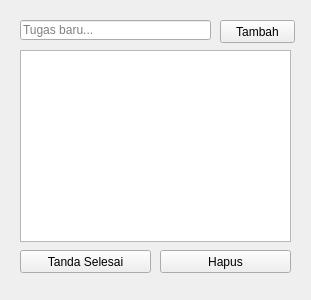
<?xml version="1.0" encoding="UTF-8"?>
<ui version="4.0">
 <class>Form</class>
 <widget class="QWidget" name="Form">
  <property name="geometry">
   <rect>
    <x>0</x>
    <y>0</y>
    <width>311</width>
    <height>300</height>
   </rect>
  </property>
  <property name="windowTitle">
   <string>To-Do-List</string>
  </property>
  <widget class="QLineEdit" name="task_input">
   <property name="geometry">
    <rect>
     <x>20</x>
     <y>20</y>
     <width>191</width>
     <height>20</height>
    </rect>
   </property>
   <property name="placeholderText">
    <string>Tugas baru...</string>
   </property>
  </widget>
  <widget class="QPushButton" name="add_btn">
   <property name="geometry">
    <rect>
     <x>220</x>
     <y>20</y>
     <width>75</width>
     <height>23</height>
    </rect>
   </property>
   <property name="text">
    <string>Tambah</string>
   </property>
  </widget>
  <widget class="QPushButton" name="complete_btn">
   <property name="geometry">
    <rect>
     <x>20</x>
     <y>250</y>
     <width>131</width>
     <height>23</height>
    </rect>
   </property>
   <property name="text">
    <string>Tanda Selesai</string>
   </property>
  </widget>
  <widget class="QPushButton" name="delete_btn">
   <property name="geometry">
    <rect>
     <x>160</x>
     <y>250</y>
     <width>131</width>
     <height>23</height>
    </rect>
   </property>
   <property name="text">
    <string>Hapus</string>
   </property>
  </widget>
  <widget class="QListWidget" name="task_list">
   <property name="geometry">
    <rect>
     <x>20</x>
     <y>50</y>
     <width>271</width>
     <height>192</height>
    </rect>
   </property>
  </widget>
 </widget>
 <resources/>
 <connections/>
</ui>
